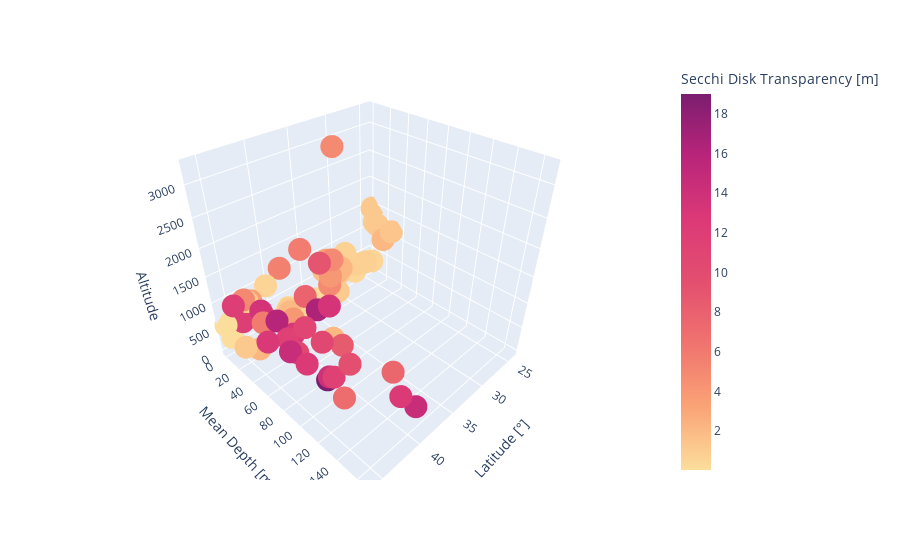

Here is the notebook cell this chart was saved with:
### Code cell
#sns.scatterplot(x=data['LAT'], y=data['ZMEAN'], hue=data['TEMP'])
fig = px.scatter_3d(data_frame=data, x='LAT', y='ZMEAN', z='ALT', color='SDT', color_continuous_scale='sunsetdark', hover_name='NAME', 
                 labels={
                     'LAT': 'Latitude [°]',
                     'SDT': 'Secchi Disk Transparency [m]',
                     'ZMEAN': 'Mean Depth [m]',
                     'ALT': 'Altitude'
                 })
fig_title = 'Effect of Latitude and Altitude in Secchi Disk Transparency'
xaxis_title='Latitude [°]'
yaxis_title='Secchi Disk Transparency [m]'

#apply_custom_layout(fig, fig_title, xaxis_title, yaxis_title, font='Garamond')

fig.show()

### Figure 1 — Plotly figure (JSON) as saved in the notebook; plotly's stock layout.template omitted (floating-point values rounded to 4 significant figures)
{"data": [{"hovertemplate": "<b>%{hovertext}</b><br><br>Latitude [°]=%{x}<br>Mean Depth [m]=%{y}<br>Altitude=%{z}<br>Secchi Disk Transparency [m]=%{marker.color}<extra></extra>", "hovertext": ["Rodeo", "Comedero", "La Ciénaga", "Las Maderas", "Campo Alegre", "Cabra Corral", "El Cadillal", "Río Hondo", "Sumampa", "las Pirquitas", "Los Sauces", "Anzulón", "Portezuelo", "Cruz del Eje", "Mar Chiquita", "Saladillo", "San Roque", "Ullum", "La Viña", "Los Molinos", "Río Tercero", "San Felipe", "La florida", "El Carrizal", "El Diamante", "Agua del Toro", "Los Reyunos", "Valle Grande", "El Nihuil", "Melincué", "El Carpincho", "De Gómez", "Navarro", "Las mulitas", "De Lobos", "Indio Muerto", "De Monte", "La Chilca", "Chascomús", "La Limpia", "La Tablilla", "Blanca Grande", "Alsina", "Cochicó", "Salada Grande", "Los Horcones", "Del Monte", "Dulce", "Del Venado", "Epecuén", "La Brava", "De los Padres", "De Pigüé", "De Saavedra", "La Dulce", "Urre Lauquen", "Sauce Grande", "Agrio", "Pellegrini", "Marri Menuco", "Los Barreales", "Blanca ", "Aluminé", "Ramos Mexía", "Norquinco", "Quillén", "Huechulafquen", "Lacar", "Nahuel Huapi", "Gutierrez", "Ne Luan", "Mascardi", "Guillermo", "Steffen", "Las Chultas", "Epuyen", "Puelo", "Cholila", "Lezama", "Los Mosquitos", "Rivadavia", "Esquel", "Brechman", "Verde", "Wilimanco", "Zeta", "Largo", "Terraplén", "Amutui Quimen", "Futalaufquen", "Rosario", "Quichaura", "Cronometro", "Los Niños", "Pico 4", "Pico 3", "Pico 1", "La Plata", "Fontana", "Blanco", "Muster", "Colhue Huapi", "Ameghino"], "legendgroup": "", "marker": {"color": [0.85, 1.2, 1, 1.4, 1.2, 2.1, 0.45, 0.4, 0.9, 0.78, 0.7, 0.28, 0.8, 1.1, 1.1, 0.3, 2.4, 1.27, 2.2, 2.3, 2.5, 0.9, 3.2, 1.9, 4.9, 4.9, 4, 4.9, 5.8, 0.15, 0.6, 0.18, 0.17, 0.65, 0.25, 1, 0.7, 1.05, 0.15, 0.15, 2.1, 0.2, 0.3, 0.45, 4.6, 0.65, 0.5, 0.25, 0.28, 0.2, 1.4, 2.9, 0.33, 0.52, 1.1, 0.83, 0.35, 9, 2, 8.5, 2.1, 5.5, 13.3, 4, 7.8, 16.5, 7.5, 14.5, 12.5, 10.5, 0.6, 9.5, 11, 13, 9, 19, 7, 11.5, 16, 0.9, 11.5, 2.8, 1.5, 11, 4, 3.6, 13.5, 1.1, 10.5, 14, 5.9, 5, 1.2, 12, 12, 3.2, 12.9, 12.6, 14.5, 0.03, 1.2, 0.07, 2.2], "coloraxis": "coloraxis", "symbol": "circle"}, "mode": "markers", "name": "", "scene": "scene", "showlegend": false, "type": "scatter3d", "x": [24.12, 24.12, 24.47, 24.45, 24.63, 25.3, 26.62, 27.5, 27.95, 28.33, 29.42, 30.88, 30.67, 30.77, 30.7, 31, 31.42, 31.53, 31.85, 31.83, 32.22, 32.78, 33.18, 33.33, 34.17, 34.62, 34.65, 34.8, 35.7, 33.72, 34.58, 34.63, 35.05, 35.43, 35.27, 35.45, 35.45, 35.78, 35.6, 35.62, 35.8, 36.47, 36.88, 36.92, 36.92, 37, 37, 37.06, 37.08, 37.13, 37.88, 37.87, 38.05, 38.03, 38.05, 38.08, 38.95, 37.88, 38.41, 38.58, 38.53, 39.05, 38.92, 39.42, 39.15, 39.42, 39.77, 40.17, 40.88, 41.2, 40.88, 41.3, 41.38, 41.52, 42.17, 42.17, 42.17, 42.47, 42.45, 42.5, 42.57, 42.88, 42.9, 42.72, 42.88, 42.88, 42.9, 42.98, 42.88, 42.83, 43.25, 43.55, 43.25, 44.87, 44.27, 44.2, 44.25, 44.87, 44.93, 45.9, 45.37, 45.5, 44.1], "y": [3.6, 4, 9.3, 31.3, 14.4, 27, 22.2, 5.3, 10, 26.8, 8.1, 4.9, 3.3, 9.5, 7.3, 3, 14.1, 14, 23, 16.3, 13.5, 7.1, 15, 12.2, 38.6, 36.2, 33.3, 33, 4, 3.2, 1.2, 1.1, 0.7, 1.5, 1.2, 1.6, 1.4, 1.5, 1.5, 1.9, 1.1, 1.5, 1.1, 1.9, 2, 1.3, 5.2, 2.7, 3.8, 4, 3.4, 2.7, 2.5, 2.7, 3.8, 1.6, 2.1, 50.8, 9.4, 79.4, 68.3, 8.4, 69.4, 24.7, 41.9, 59, 142, 166, 157, 79.7, 6.4, 111, 61.3, 46.7, 11.4, 92.4, 111, 48.5, 36, 6.1, 104, 2.1, 3.3, 18.3, 6.4, 5.9, 19.5, 3.5, 64.7, 101, 24.9, 3.4, 4.4, 4.3, 6.8, 3.8, 41, 97, 79, 0.7, 20, 2, 24.6], "z": [1446, 1446, 1212, 1185, 1200, 1037, 611, 275, 516, 759, 847, 575, 750, 500, 69, 600, 640, 768, 846, 770, 661, 843, 1032, 790, 3250, 1339, 991, 814, 1325, 97, 70, 75, 30, 40, 20, 35, 20, 55, 7, 10, 9, 100, 105, 103, 2, 5, 100, 98, 97, 95, 70, 50, 250, 253, 230, 230, 11, 1650, 270, 421, 422, 1230, 1125, 381, 1025, 975, 875, 625, 764, 750, 1000, 750, 826, 525, 585, 250, 150, 540, 750, 500, 527, 650, 480, 520, 700, 850, 800, 750, 502, 518, 650, 900, 850, 900, 550, 550, 550, 940, 930, 550, 275, 265, 169]}], "layout": {"coloraxis": {"colorbar": {"title": {"text": "Secchi Disk Transparency [m]"}}, "colorscale": [[0, "rgb(252, 222, 156)"], [0.1667, "rgb(250, 164, 118)"], [0.3333, "rgb(240, 116, 110)"], [0.5, "rgb(227, 79, 111)"], [0.6667, "rgb(220, 57, 119)"], [0.8333, "rgb(185, 37, 122)"], [1, "rgb(124, 29, 111)"]]}, "legend": {"tracegroupgap": 0}, "margin": {"t": 60}, "scene": {"domain": {"x": [0, 1], "y": [0, 1]}, "xaxis": {"title": {"text": "Latitude [°]"}}, "yaxis": {"title": {"text": "Mean Depth [m]"}}, "zaxis": {"title": {"text": "Altitude"}}}}}
